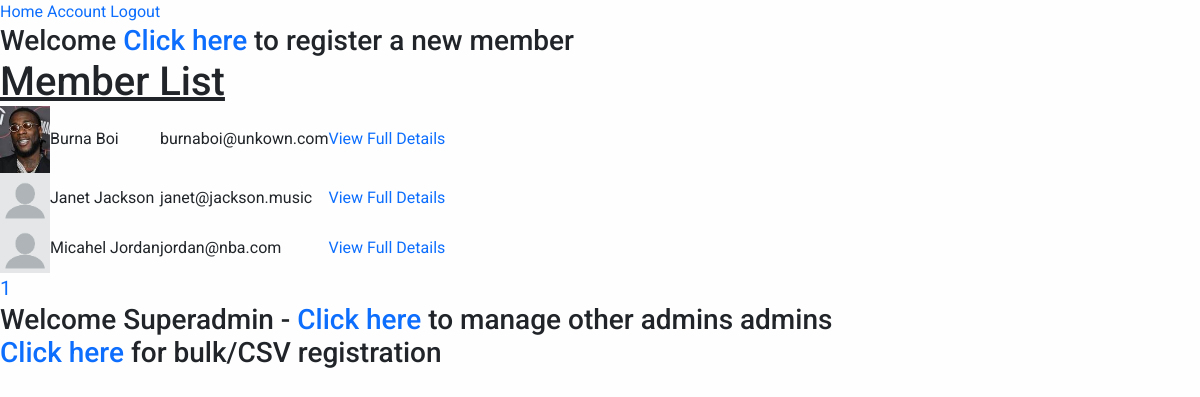
The app's page /admin/home (signed in) with its own data.
### membership/models.py (models this page shows, shortened)
class User(db.Model, UserMixin):
  id = db.Column(db.Integer, primary_key=True)
  units = db.relationship("Unit", secondary=user_unit, backref="unit_members", lazy="dynamic")
  username = db.Column(db.String(20), unique=True, nullable=False)
  email = db.Column(db.String(120), unique=True, nullable=False)
  phone = db.Column(db.String(60), unique=True, nullable=False, default="")
  password = db.Column(db.String(60), nullable=False, default="~~~~~~~")
  image_file = db.Column(db.String(20), nullable=False, default='default.jpg')
  date_registered = db.Column(db.DateTime, nullable=False, default=datetime.utcnow)
  role = db.Column(db.String(6), nullable=False, default="USER")
  _is_superadmin = db.Column("is_superadmin", db.Boolean, nullable=False, default=False)
  current_salary = db.Column(db.String(60))
  occupation = db.Column(db.String(60))
  experience = db.Column(db.String(60))
  date_of_birth = db.Column(db.String(), nullable=False, default=datetime.utcnow)
  home_address = db.Column(db.String())
  work_address = db.Column(db.String())
  @property
  def is_superadmin(self):
      return self._is_superadmin
  @is_superadmin.setter
  def is_superadmin(self, s):
    if type(s) == type(str()):
      if s.lower() == "true":
        self._is_superadmin = True
      elif s.lower() == "false":
        self._is_superadmin = False
    else:
      self._is_superadmin = s

### membership/routes.py (the view)
@app.route("/admin/home")
@login_required
def admin():
  page = request.args.get('page', 1, type=int)
  members = User.query.filter_by(role="USER").paginate(page=page, per_page=5)
  if current_user.role=="USER":
    return redirect(url_for('home'))
  return render_template("admin.html", title="Admin", members=members)

### membership/models.py (called while the page is built)
@login_manager.user_loader
def load_user(user_id):
    return User.query.get(int(user_id))

### membership/templates/admin.html (shortened to what this page needs)
{% extends "layout.html" %}
{% block content %}
  <h3>Welcome {{ current_user.name }}  <a href='/admin/register-member'>Click here</a> to register a new member </h3>
  <h1><u>Member List</u></h1>
  <table>
    {% for member in members.items %}
      <tr>
        <td>
            <img src= /static/profile_pics/{{ member.image_file }} alt="" width="50" />
        </td>
        <td>{{ member.username }}</td>
        <td>{{ member.email }}</td>
        <td><a href="/admin/manage/{{ member.id }}">View Full Details</a></td>
      </tr>
    {% endfor %}
  </table>
  {% for page_num in members.iter_pages(left_edge=1, right_edge=1, left_current=1, right_current=2) %}
    {% if page_num %}
      {% if members.page == page_num %}
        <a class="" style="font-size:20px" href="{{ url_for('admin', page=page_num) }}">{{ page_num }}</a>
      {% else %}
        <a class="" href="{{ url_for('admin', page=page_num) }}">{{ page_num }}</a>
      {% endif %}
    {% else %}
      ...
    {% endif %}
  {% endfor %}
  <br>
  {% if current_user.is_superadmin %}
    <h3>Welcome Superadmin - {{ current_user.name }}  <a href='/admin/manage_admins'>Click here</a> to manage other admins admins</h3>
  {% endif %}
  <h3><a href='/admin/register-bulk'>Click here</a> for bulk/CSV registration</h3>
{% endblock content %}

### records on screen
User: image_file (picture), username "Burna Boi", email "burnaboi@unkown.com"
User: image_file (placeholder picture), username "Janet Jackson", email "janet@jackson.music"
User: image_file (placeholder picture), username "Micahel Jordan", email "jordan@nba.com"

### other values on screen
{{ page_num }} "1"
